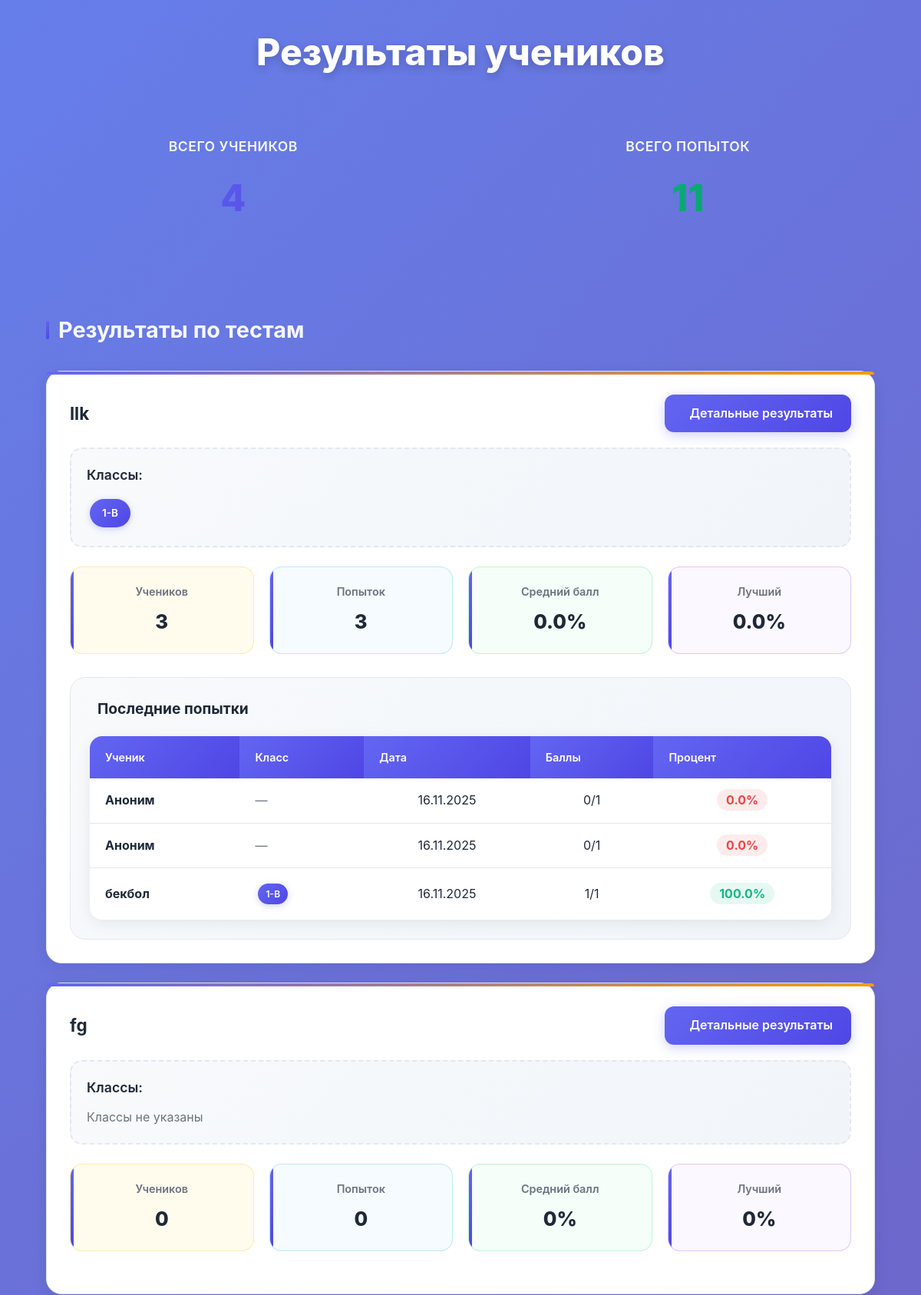
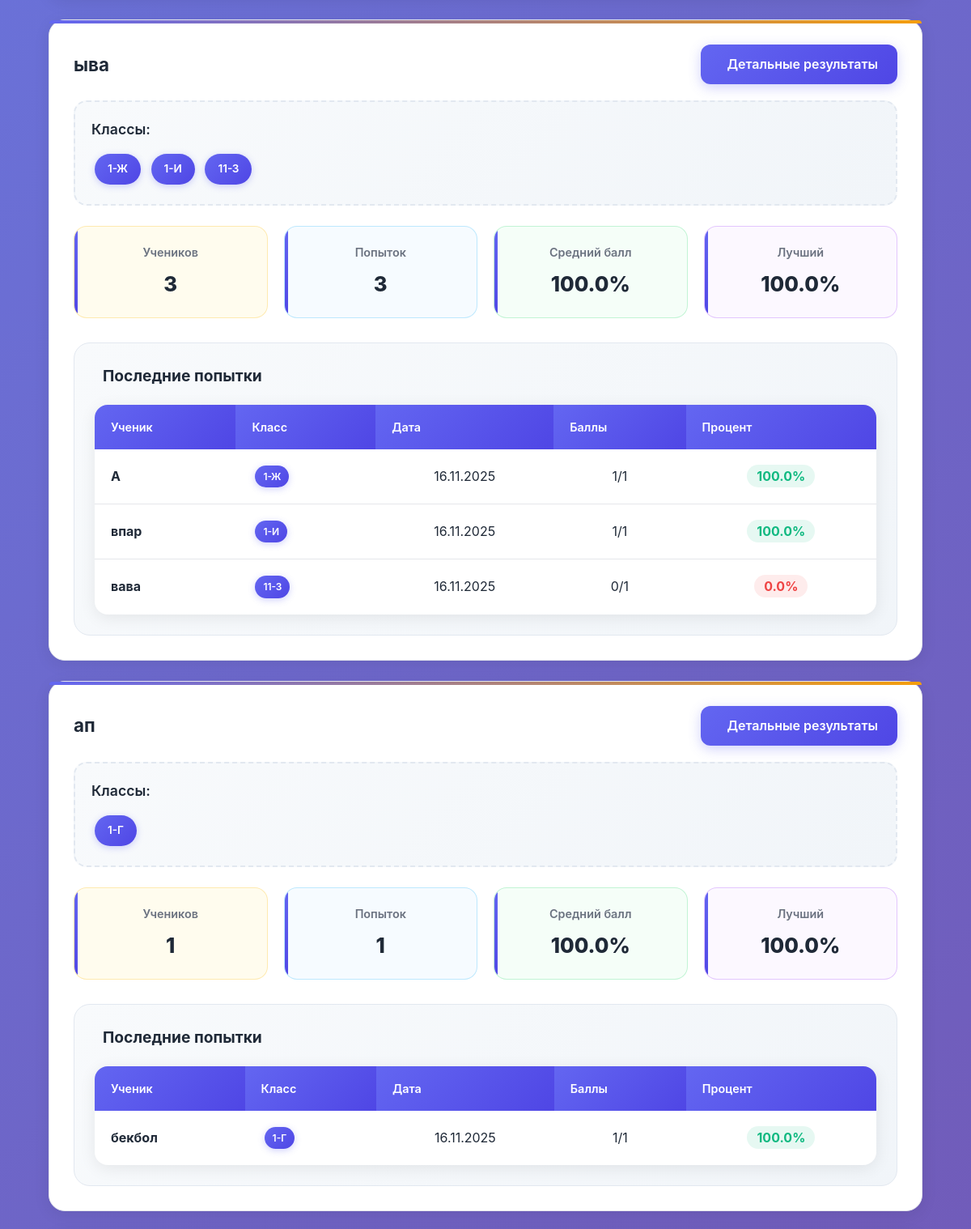
Screenshot of /student-results/ (signed in, upper part) with the database file from the repository (2 pictures, top to bottom).
### quiz/models.py (models this page shows, shortened)
class Test(models.Model):
    TEST_TYPES = [
            ('mixed', 'Смешанный тест'),
            ('text', 'Обычный тест'),
            ('voice', 'Голосовой тест'),
            ('image', 'Фото тест'),
            ('math', 'Математический тест')
    ]
    VISIBILITY_CHOICES = [
        ('private',  'Приватный'),
        ('public', 'Публичный'),
        ('unlisted', 'По ссылке')
    ]
    test_format = models.CharField(max_length=10, choices=TEST_TYPES, default='text')
    creator = models.ForeignKey(User, on_delete=models.CASCADE)
    title = models.CharField(max_length=200)
    description = models.TextField(blank=True)
    test_type = models.CharField(max_length=10, choices=TEST_TYPES, default='mixed')
    views_count = models.PositiveIntegerField(default=0)
    created_at = models.DateTimeField(default=timezone.now)  # дата создается автоматически
    public_id = models.UUIDField(default=uuid.uuid4, editable=False, unique=True)
    timer_seconds = models.PositiveIntegerField(default=0, )  # таймер в секундах
    shuffle_questions = models.BooleanField(default=False, )
    shuffle_answers = models.BooleanField(default=False, )
    school = models.ForeignKey(School, on_delete=models.SET_NULL, null=True, blank=True)
    is_published = models.BooleanField(default=False, verbose_name="Опубликован")  # default=True
    visibility = models.CharField(
        max_length=10,
        choices=VISIBILITY_CHOICES,
        default='private',  # default='public'
        verbose_name="Видимость теста"
    )
    allow_copying = models.BooleanField(default=True, verbose_name="Разрешить копирование")
    copied_from = models.ForeignKey(
        'self',
        on_delete=models.SET_NULL,
        null=True,
        blank=True,
        verbose_name="Скопирован из"
    )
    school_name = models.CharField(max_length=200, blank=True, verbose_name="Название школы")
    school_number = models.CharField(max_length=10, blank=True, verbose_name="Номер школы")
    school_city = models.CharField(max_length=100, blank=True, verbose_name="Город")
    teacher_name = models.CharField(max_length=100, blank=True, verbose_name="ФИО учителя")

class TestResult(models.Model):
    test = models.ForeignKey(Test, on_delete=models.CASCADE)
    student_name = models.CharField(max_length=100, blank=True)
    student_session = models.CharField(max_length=100)
    score = models.IntegerField(default=0)
    total_questions = models.IntegerField(default=0)
    percentage = models.FloatField(default=0.0)
    time_taken = models.IntegerField(default=0)
    completed_at = models.DateTimeField(auto_now_add=True)
    class_name = models.CharField(max_length=20, blank=True, null=True, verbose_name="Класс")
    class_group = models.ForeignKey(ClassGroup, on_delete=models.SET_NULL, null=True, blank=True, verbose_name="Класс")
    student = models.ForeignKey(Student, on_delete=models.SET_NULL, null=True, blank=True, verbose_name="Ученик")
    class Meta:
        ordering = ['-completed_at']

### quiz/views.py (the view)
# urls.py: path('student-results/', views.student_results, name='student_results'),
@login_required
def student_results(request):
    user_tests = Test.objects.filter(creator=request.user)
    all_results = TestResult.objects.filter(test__in=user_tests)
    test_results = {}
    for test in user_tests:
        test_all_results = all_results.filter(test=test)
        from django.db.models import Max
        latest_ids = test_all_results.values('student_session').annotate(
            latest_id=Max('id')
        ).values_list('latest_id', flat=True)
        unique_results = TestResult.objects.filter(id__in=latest_ids)
        test_results[test] = unique_results
    from django.db.models import Max
    all_latest_ids = all_results.values('student_session').annotate(
        latest_id=Max('id')
    ).values_list('latest_id', flat=True)
    unique_students_results = TestResult.objects.filter(id__in=all_latest_ids)
    context = {
        'test_results': test_results,
        'total_students': unique_students_results.count(),  # Уникальные ученики
        'total_attempts': all_results.count(),  # Все попытки
    }
    return render(request, 'quiz/student_results.html', context)

### quiz/templates/quiz/student_results.html (shortened to what this page needs)
<!DOCTYPE html>
<html lang="ru">
<head>
   <link rel='stylesheet' href='https://cdn-uicons.flaticon.com/3.0.0/uicons-solid-straight/css/uicons-solid-straight.css'>
    <link rel='stylesheet' href='https://cdn-uicons.flaticon.com/3.0.0/uicons-bold-straight/css/uicons-bold-straight.css'>
   <link rel='stylesheet' href='https://cdn-uicons.flaticon.com/3.0.0/uicons-solid-rounded/css/uicons-solid-rounded.css'>
    <link rel='stylesheet' href='https://cdn-uicons.flaticon.com/3.0.0/uicons-solid-rounded/css/uicons-solid-rounded.css'>
   <link rel='stylesheet' href='https://cdn-uicons.flaticon.com/3.0.0/uicons-bold-rounded/css/uicons-bold-rounded.css'>
    <link rel='stylesheet' href='https://cdn-uicons.flaticon.com/3.0.0/uicons-bold-rounded/css/uicons-bold-rounded.css'>
   <link rel='stylesheet' href='https://cdn-uicons.flaticon.com/3.0.0/uicons-bold-rounded/css/uicons-bold-rounded.css'>
</head>
<body>
    <div class="container">
        <h1> Результаты учеников</h1>
        <div class="stats-grid">
            <div class="stat-card">
                <h3> Всего учеников</h3>
                <p>{{ total_students }}</p>
            </div>
            <div class="stat-card">
                <h3> Всего попыток</h3>
                <p>{{ total_attempts }}</p>
            </div>
        </div>
        <div class="test-results">
            <h2>Результаты по тестам</h2>
            {% for test, results in test_results.items %}
            <div class="test-card">
                <div class="test-header">
                    <h3>{{ test.title }}</h3>
                    <a href="{% url 'quiz:test_student_results' test.public_id %}" class="btn-details">
                         Детальные результаты
                    </a>
                </div>
<div class="classes-container">
    <strong>  Классы:</strong>
    {% for result in results|dictsort:"class_name" %}
        {% if result.class_name %}
            {% ifchanged result.class_name %}
                <span class="class-badge">{{ result.class_name }}</span>
            {% endifchanged %}
        {% endif %}
    {% empty %}
        <span style="color: #6c757d;">Классы не указаны</span>
    {% endfor %}
</div>
                <div class="stats-container">
                    <div class="stat-item">
                        <strong> Учеников</strong>
                        <span>{{ results|length }}</span>
                    </div>
                    <div class="stat-item">
                        <strong> Попыток</strong>
                        <span>{{ results.count }}</span>
                    </div>
                    <div class="stat-item">
                        <strong> Средний балл</strong>
                        <span>
                            {% if results %}
                                {% with total=0 %}
                                    {% for result in results %}
                                        {% if forloop.first %}
                                            {{ result.percentage|default:0|floatformat:1 }}%
                                        {% endif %}
                                    {% endfor %}
                                {% endwith %}
                            {% else %}
                                0%
                            {% endif %}
                        </span>
                    </div>
                    <div class="stat-item">
                        <strong> Лучший</strong>
                        <span>
                            {% if results %}
                                {% with best=results|first %}
                                    {{ best.percentage|default:0|floatformat:1 }}%
                                {% endwith %}
                            {% else %}
                                0%
                            {% endif %}
                        </span>
                    </div>
                </div>
                {% if results %}
                <div class="recent-attempts">
                    <h4>  Последние попытки</h4>
                    <table class="results-table">
                        <thead>
                            <tr>
                                <th>Ученик</th>
                                <th>Класс</th>
                                <th>Дата</th>
                                <th>Баллы</th>
                                <th>Процент</th>
                            </tr>
                        </thead>
                        <tbody>
                            {% for result in results|slice:":5" %}
                            <tr>
                                <td>
                                    <strong>
                                        {% if result.student_name %}
                                            {{ result.student_name }}
                                        {% else %}
                                            Аноним
                                        {% endif %}
                                    </strong>
                                </td>
                                <td>
                                    {% if result.class_name %}
                                        <span class="class-badge" style="font-size: 0.75em; padding: 4px 10px;">{{ result.class_name }}</span>
                                    {% else %}
                                        <span style="color: #6c757d;">—</span>
                                    {% endif %}
                                </td>
                                <td style="text-align: center;">{{ result.completed_at|date:"d.m.Y" }}</td>
                                <td style="text-align: center;">{{ result.score }}/{{ result.total_questions }}</td>
                                <td style="text-align: center;">
                                    <span class="{% if result.percentage >= 80 %}score-excellent{% elif result.percentage >= 60 %}score-good{% else %}score-poor{% endif %}">
                                        {{ result.percentage }}%
                                    </span>
                                </td>
                            </tr>
                            {% endfor %}
                        </tbody>
                    </table>
                </div>
                {% endif %}
            </div>
            {% empty %}
            <div class="no-results">
                <h3>📭 Пока нет результатов</h3>
                <p>Ученики еще не проходили ваши тесты</p>
            </div>
            {% endfor %}
        </div>
    </div>
</body>
</html>

### rows the page displays
Test: title "llk", results "3", count "3"
TestResult: class_name "1-В", student_name "бекбол", completed_at "16.11.2025", score "1", total_questions "1", percentage "100.0"
TestResult: percentage "0.0", student_name "Аноним", completed_at "16.11.2025", score "0", total_questions "1"
TestResult: student_name "Аноним", completed_at "16.11.2025", score "0", total_questions "1", percentage "0.0"
Test: title "fg", results "0", count "0", shows "0%"
Test: title "ыва", results "3", count "3"
TestResult: class_name "1-Ж", percentage "100.0", student_name "А", completed_at "16.11.2025", score "1", total_questions "1"
TestResult: class_name "1-И", student_name "впар", completed_at "16.11.2025", score "1", total_questions "1", percentage "100.0"
TestResult: class_name "11-З", student_name "вава", completed_at "16.11.2025", score "0", total_questions "1", percentage "0.0"
Test: title "ап", results "1", count "1"
TestResult: class_name "1-Г", percentage "100.0", student_name "бекбол", completed_at "16.11.2025", score "1", total_questions "1"

### other values shown
{{ total_students }} "4"
